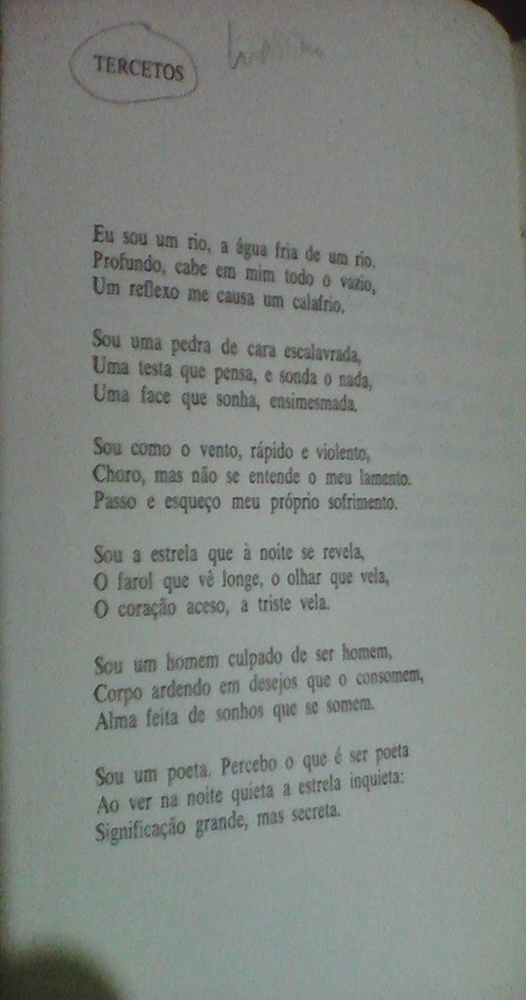
#> input picture standard_test_images/livro.jpg, 526 x 1000 px, shrunk from 719 x 1366 before the run, found by its file name
$ python adaptive.py   (older library calls are emulated)
#> lines starting #> are read from the running program, lines starting #| are printed output that depends on the picture; after the words box and inside, x2 and y2 are one past the last pixel; in counts of white or black regions, pixels touching at a corner belong together
import scipy.misc
from PIL import Image
import numpy as np
from skimage import filters


#main
opn_img = Image.open('/home/thaidy/Documents/ML/standard_test_images/livro.jpg').convert('L')

img_vec = np.asarray(opn_img)

#The undocumented threshold_local doesn't return a binary image
b = filters.threshold_local(img_vec,39,offset=10)
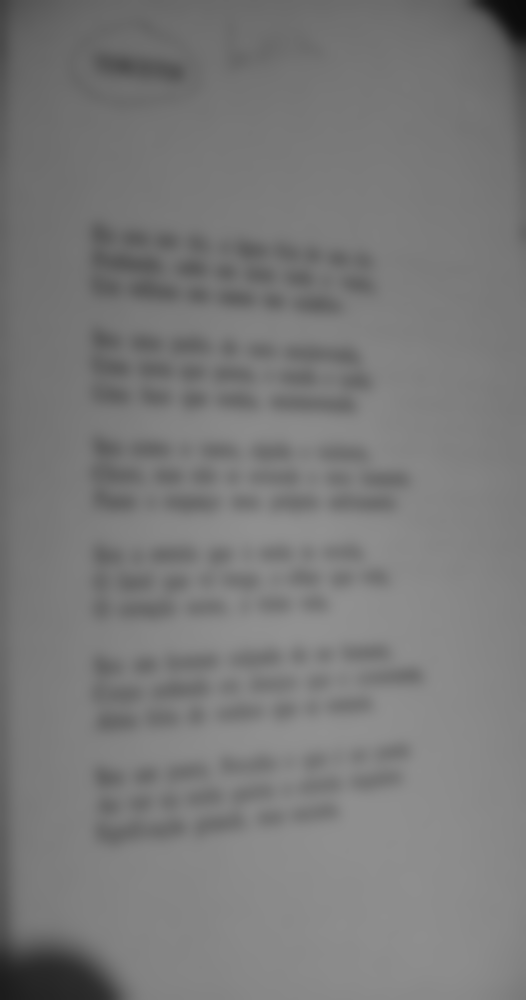
#> b: shape (1000, 526) float64; min 11.78, max 144.7, mean 122.5
#thats why i do that
c = img_vec > b
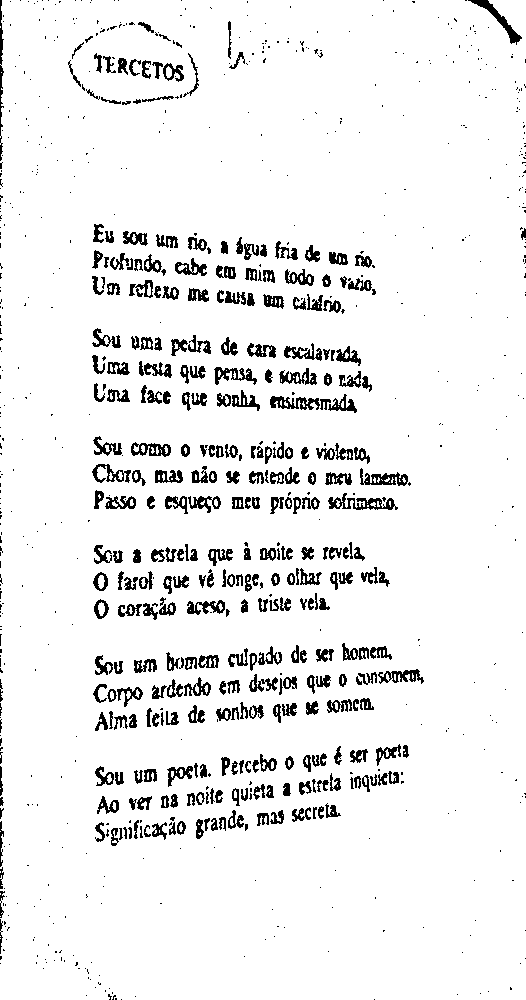
#> c: shape (1000, 526) bool; 93.1% white; 919 black regions (593 under 20 px), largest, box (x1, y1, x2, y2) and area: (328, 493, 398, 510) 496, (468, 0, 522, 45) 445, (360, 468, 408, 486) 393

c = Image.fromarray(c).convert('RGB')
c.save('/home/thaidy/Desktop/output.jpg')
c.show()
